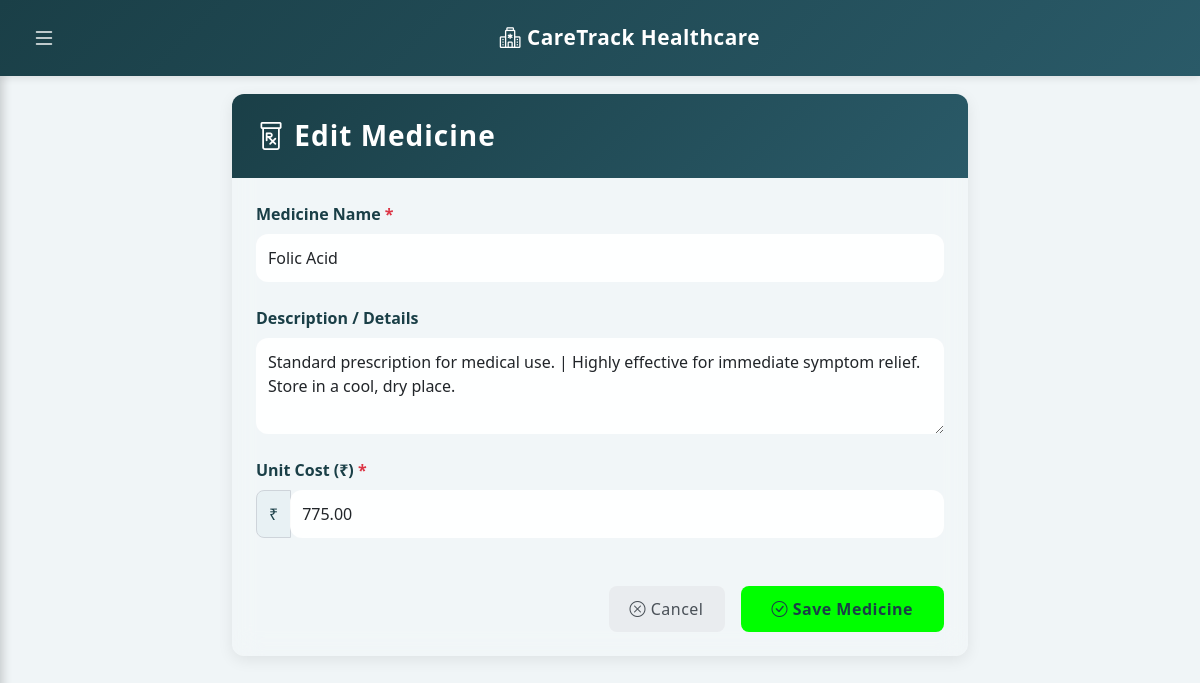
Page /medicines/edit/1/ (signed in) on the committed database.
### patients/models.py (models this page shows, shortened)
class HospitalSetting(models.Model):
    hospital_name = models.CharField(max_length=200, default="CareTrack Healthcare")
    hospital_address = models.TextField(default="123 Care Avenue, Medical District")
    contact_email = models.EmailField(default="contact@caretrack.com")
    contact_phone = models.CharField(max_length=20, default="+1 234 567 8900")
    @classmethod
    def load(cls):
        obj, created = cls.objects.get_or_create(pk=1)
        return obj

class Medicine(models.Model):
    name = models.CharField(max_length=200, unique=True)
    description = models.TextField(blank=True, null=True)
    cost = models.DecimalField(max_digits=10, decimal_places=2, default=0.00)
    class Meta:
        ordering = ['name']

### patients/views.py (the view, shortened to what this page needs)
# urls.py: path('medicines/edit/<int:id>/', views.edit_medicine, name='edit_medicine'),
@login_required(login_url='login')
def edit_medicine(request, id):
    medicine = get_object_or_404(Medicine, id=id)
    return render(request, 'patients/medicine_form.html', {'medicine': medicine, 'title': 'Edit Medicine'})

### patients/context_processors.py (called while the page is built)
def hospital_settings_processor(request):
    try:
        hospital_setting = HospitalSetting.load()
    except Exception:
        hospital_setting = None
    return {'hospital_setting': hospital_setting}

### patients/templates/patients/medicine_form.html (shortened to what this page needs)
{% extends 'base.html' %}
{% block content %}
<div class="container py-4">
  <div class="row justify-content-center">
    <div class="col-md-8">
      <div class="card" style="border: none; border-radius: 12px; box-shadow: 0 4px 15px rgba(0,0,0,0.08);">
        <div style="background: linear-gradient(135deg, #1a3f47 0%, #2a5a68 100%); color: white; padding: 25px; border-radius: 12px 12px 0 0;">
          <h3 style="margin: 0;"><i class="bi bi-prescription"></i> {{ title }}</h3>
        </div>
        <div class="card-body p-4">
          <form method="POST">
            <div class="mb-4">
              <label class="form-label fw-bold" style="color: #1a3f47;">Medicine Name <span class="text-danger">*</span></label>
              <input type="text" name="name" class="form-control form-control-lg" value="{{ medicine.name }}" required
                     style="border-radius: 8px; border: 1px solid #ced4da; font-size: 1rem;">
            </div>
            <div class="mb-4">
              <label class="form-label fw-bold" style="color: #1a3f47;">Description / Details</label>
              <textarea name="description" class="form-control" rows="3"
                        style="border-radius: 8px; border: 1px solid #ced4da;">{{ medicine.description }}</textarea>
            </div>
            <div class="mb-4">
              <label class="form-label fw-bold" style="color: #1a3f47;">Unit Cost (₹) <span class="text-danger">*</span></label>
              <div class="input-group">
                <span class="input-group-text" style="border-radius: 8px 0 0 8px; background: #e8f1f4; color: #1a3f47; border: 1px solid #ced4da;">₹</span>
                <input type="number" step="0.01" name="cost" class="form-control form-control-lg" value="{{ medicine.cost|default:'0.00' }}" required
                       style="border-radius: 0 8px 8px 0; border: 1px solid #ced4da; font-size: 1rem;">
              </div>
            </div>
            <div class="d-flex justify-content-end gap-3 mt-5">
              <a href="{% url 'medicines_list' %}" class="btn" style="background: #e9ecef; color: #495057; border-radius: 8px; padding: 10px 20px; font-weight: 500;">
                <i class="bi bi-x-circle"></i> Cancel
              </a>
              <button type="submit" class="btn" style="background: #00ff00; color: #1a3f47; border-radius: 8px; padding: 10px 30px; font-weight: 700;">
                <i class="bi bi-check-circle"></i> Save Medicine
              </button>
            </div>
          </form>
        </div>
      </div>
    </div>
  </div>
</div>
{% endblock %}

### patients/templates/base.html (shortened to what this page needs)
<!DOCTYPE html>
<html>
<head>
  <link href="https://cdn.jsdelivr.net/npm/bootstrap@5.3.2/dist/css/bootstrap.min.css" rel="stylesheet">
  <link rel="stylesheet" href="https://cdn.jsdelivr.net/npm/bootstrap-icons@1.11.0/font/bootstrap-icons.css">
  <link rel="stylesheet" href="/static/style.css">
</head>
<body>
<nav class="navbar navbar-dark fixed-top">
  <div class="container-fluid px-3">
    <button class="hamburger-btn" id="hamburgerBtn" onclick="toggleSidebar()">
      <i class="bi bi-list"></i>
    </button>
    <a href="{% url 'home' %}" class="navbar-brand">
      <i class="bi bi-hospital"></i> {% if hospital_setting %}{{ hospital_setting.hospital_name }}{% else %}CareTrack{% endif %}
    </a>
  </div>
</nav>
<div class="main-content" style="margin-top: 70px;">
  {% block content %}{% endblock %}
</div>
</body>
</html>

### patients/static/style.css (style rules this page uses)
* { margin: 0; padding: 0; box-sizing: border-box; font-family: "Segoe UI", system-ui, sans-serif; }
body { min-height: 100vh; background: linear-gradient( 120deg, #0f2027, #203a43, #2c5364 ); background-size: 300% 300%; animation: gradientBG 12s ease infinite; color: #fff; }
.navbar { backdrop-filter: blur(10px); background: rgba(0, 0, 0, 0.4) !important; box-shadow: 0 10px 30px rgba(0,0,0,.4); }
.card { background: rgba(255, 255, 255, 0.12); border-radius: 20px; border: 1px solid rgba(255,255,255,0.2); backdrop-filter: blur(14px); box-shadow: 0 20px 40px rgba(0,0,0,.4); animation: fadeUp .8s ease; }
input, textarea, select { background: rgba(255,255,255,0.9) !important; border-radius: 12px !important; border: none !important; padding: 12px !important; transition: all .3s ease; }
.btn { border-radius: 30px; padding: 10px 22px; font-weight: 600; letter-spacing: .5px; position: relative; overflow: hidden; transition: all .35s ease; }
.btn::after { content: ""; position: absolute; top: 0; left: -75%; width: 50%; height: 100%; background: linear-gradient( 120deg, transparent, rgba(255,255,255,.6), transparent ); transform: skewX(-20deg); }
h3 { font-weight: 700; letter-spacing: 1px; animation: fadeUp .6s ease; }

### patients/templates/base.html (style rules this page uses)
* { margin: 0; padding: 0; box-sizing: border-box; }
body { background: #f0f5f7; }
.navbar { background: linear-gradient(135deg, #1a3f47 0%, #2a5a68 100%) !important; box-shadow: 0 2px 8px rgba(0, 0, 0, 0.1); padding: 12px 0; }
.navbar-brand { font-weight: 700; font-size: 1.3rem; letter-spacing: 0.5px; margin-left: 20px; }
.hamburger-btn { background: none; border: none; color: white; font-size: 1.5rem; cursor: pointer; padding: 8px 16px; transition: all 0.3s ease; }
.main-content { transition: margin-left 0.3s ease; }

### rows in the picture
HospitalSetting: hospital_name "CareTrack Healthcare"
Medicine: name "Folic Acid", description "Standard prescription for medical use. | Highly effective for immediate symptom relief. Store in a cool, dry place.", cost "775.00"

### other values in the picture
{{ title }} "Edit Medicine"
